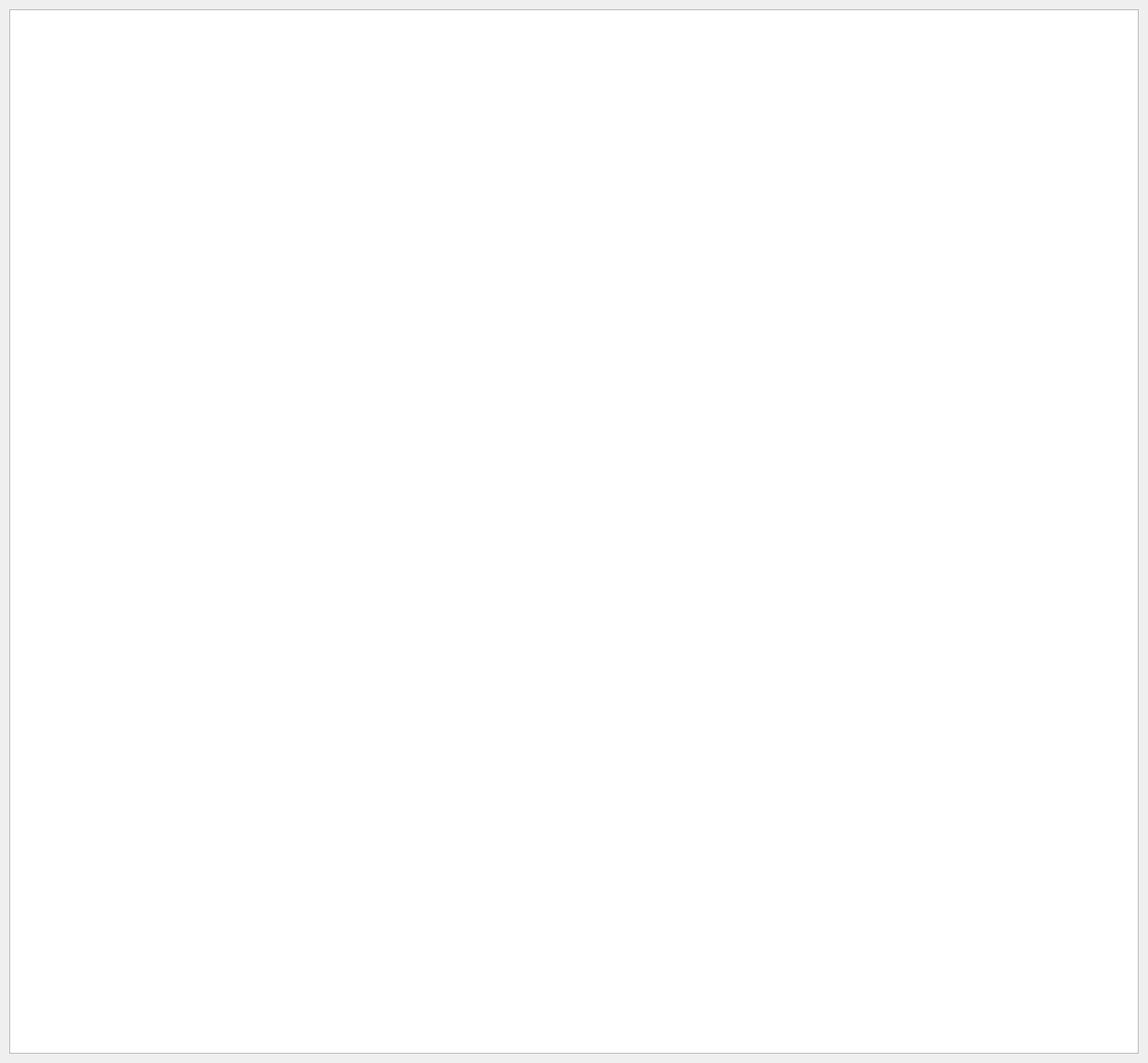
<?xml version="1.0" encoding="UTF-8"?>
<ui version="4.0">
 <class>Form</class>
 <widget class="QWidget" name="Form">
  <property name="geometry">
   <rect>
    <x>0</x>
    <y>0</y>
    <width>1357</width>
    <height>1257</height>
   </rect>
  </property>
  <property name="sizePolicy">
   <sizepolicy hsizetype="Expanding" vsizetype="Expanding">
    <horstretch>0</horstretch>
    <verstretch>0</verstretch>
   </sizepolicy>
  </property>
  <property name="windowTitle">
   <string>Form</string>
  </property>
  <layout class="QGridLayout" name="gridLayout">
   <item row="0" column="0">
    <layout class="QGridLayout" name="layout">
     <item row="0" column="0">
      <widget class="QTextEdit" name="textEdit"/>
     </item>
    </layout>
   </item>
  </layout>
 </widget>
 <resources/>
 <connections/>
</ui>
